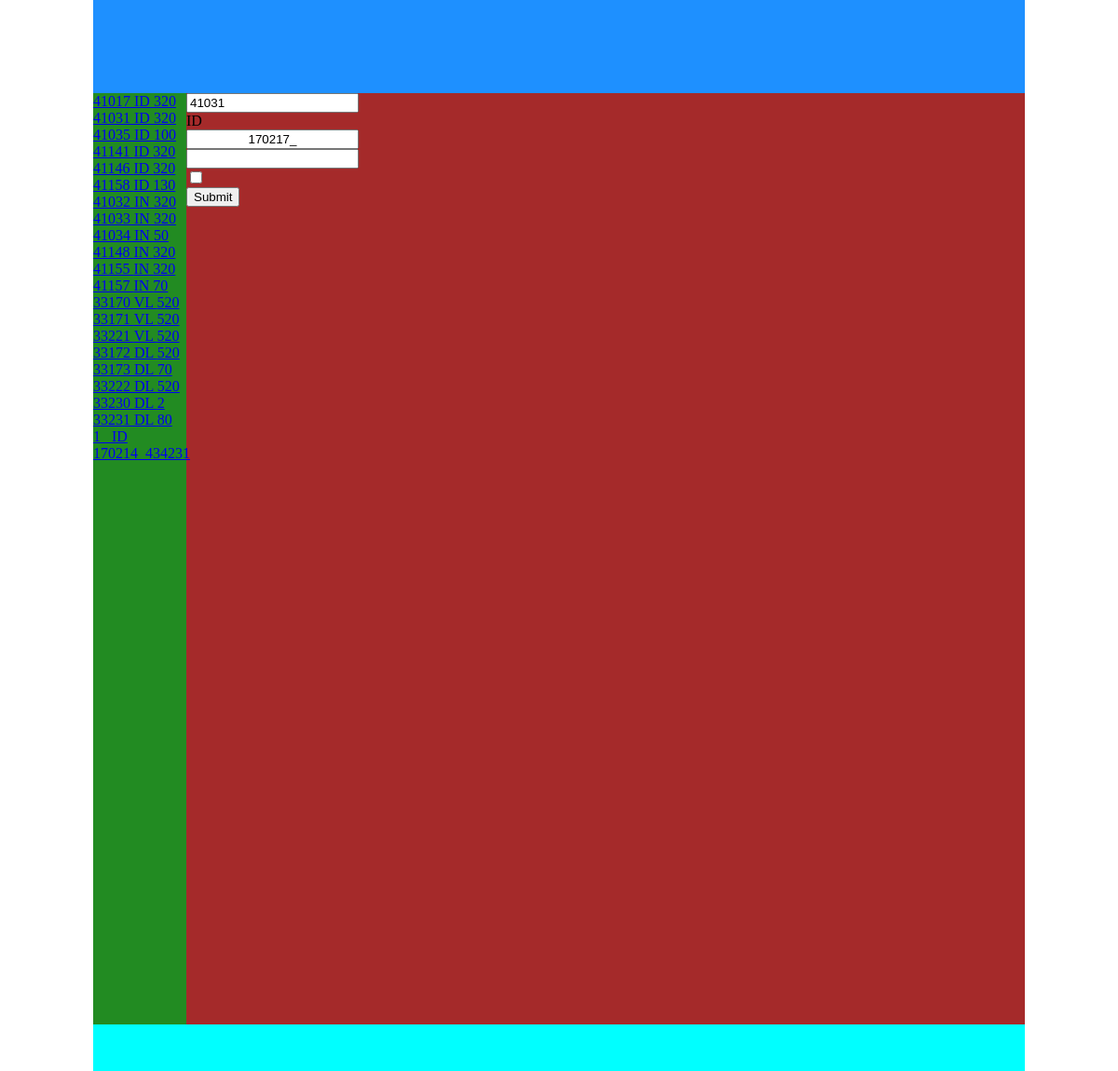
Page /?rez=41031&tip=ID&inc=FillJob.php on the committed database.
### tables this page shows
CREATE TABLE `rezervacija` (
  `brrezervacije` int(11) NOT NULL,
  `tip` tinyint(2) NOT NULL,
  `kolicina` mediumint(4) NOT NULL,
  `stanje` tinyint(1) DEFAULT '1',
  `datum` datetime DEFAULT NULL,
  PRIMARY KEY (`brrezervacije`,`tip`),
  KEY `tip` (`tip`),
  KEY `brrezervacije` (`brrezervacije`),
  CONSTRAINT `tip` FOREIGN KEY (`tip`) REFERENCES `tipovi` (`Id`)
);

CREATE TABLE `tipovi` (
  `Id` tinyint(2) NOT NULL AUTO_INCREMENT,
  `skraceno` varchar(4) DEFAULT NULL,
  `naziv` varchar(255) DEFAULT NULL,
  PRIMARY KEY (`Id`)
);

### htdocs/index.php (the view, shortened to what this page needs)
<!DOCTYPE html>
<html lang="en">
<head>
      <link href="Css/stil.css" rel="stylesheet" type="text/css" />
</head>
<body>
  <?php include "conDB.php";?>
   <div class="header">
   </div>
   <div class="content">
      <div class="navi">
         <div class="rez">
             <?php
             $rezervacije= "SELECT rezervacija.brrezervacije, tipovi.skraceno,rezervacija.kolicina FROM rezervacija INNER JOIN tipovi ON rezervacija.tip = tipovi.Id WHERE rezervacija.stanje=1";
             $g = mysqli_query($con,$rezervacije);
             while($r = mysqli_fetch_row ($g)){
                 echo "<div><a href='./?rez={$r[0]}&tip={$r[1]}&inc=FillJob.php'>{$r[0]} {$r[1]} {$r[2]}</a></div>";
             }
             ?>
         </div>
         <div class="rez">
            <?php
             $poslovi="SELECT DISTINCT posao.brposla, posao.hitan, tipovi.skraceno,posao.kolicina FROM posao INNER JOIN veza ON veza.brp = posao.id INNER JOIN rezervacija ON veza.brr = rezervacija.brrezervacije INNER JOIN tipovi ON rezervacija.tip = tipovi.Id WHERE rezervacija.stanje=2";
                 $g = mysqli_query($con,$poslovi);
             while($r = mysqli_fetch_row ($g)){
                 echo "<div> <a href='./?pos={$r[0]}&inc=mcf.php'>{$r[1]} {$r[2]} {$r[0]}</a></div>";
             }
                 ?>
         </div>
      </div>
      <div class="obr">
      </div>
   </div>
   <div class="footer">
   </div>
</body>
</html>

### htdocs/Css/stil.css (style rules this page uses)
body { margin: auto; width:1000px; }
.header { top:0px; height: 100px; background-color: dodgerblue; width :inherit; }
.content { width:inherit; background-color: brown; min-height: 1000px; }
.footer { bottom: 0px; background-color: aqua; height: 50px; width:inherit; }
.obr { margin-left: 100px; }
.navi { float: left; display: inline-block; width: 100px; background-color:forestgreen; min-height: inherit; }
.rez { width: inherit; height: auto; }

### rows in the picture
rezervacija: brrezervacije "41017", tip.skraceno "ID", kolicina "320"
rezervacija: brrezervacije "41031", tip.skraceno "ID", kolicina "320"
rezervacija: brrezervacije "41035", tip.skraceno "ID", kolicina "100"
rezervacija: brrezervacije "41141", tip.skraceno "ID", kolicina "320"
rezervacija: brrezervacije "41146", tip.skraceno "ID", kolicina "320"
rezervacija: brrezervacije "41158", tip.skraceno "ID", kolicina "130"
rezervacija: brrezervacije "41032", tip.skraceno "IN", kolicina "320"
rezervacija: brrezervacije "41033", tip.skraceno "IN", kolicina "320"
rezervacija: brrezervacije "41034", tip.skraceno "IN", kolicina "50"
rezervacija: brrezervacije "41148", tip.skraceno "IN", kolicina "320"
rezervacija: brrezervacije "41155", tip.skraceno "IN", kolicina "320"
rezervacija: brrezervacije "41157", tip.skraceno "IN", kolicina "70"
rezervacija: brrezervacije "33170", tip.skraceno "VL", kolicina "520"
rezervacija: brrezervacije "33171", tip.skraceno "VL", kolicina "520"
rezervacija: brrezervacije "33221", tip.skraceno "VL", kolicina "520"
rezervacija: brrezervacije "33172", tip.skraceno "DL", kolicina "520"
rezervacija: brrezervacije "33173", tip.skraceno "DL", kolicina "70"
rezervacija: brrezervacije "33222", tip.skraceno "DL", kolicina "520"
rezervacija: brrezervacije "33230", tip.skraceno "DL", kolicina "2"
rezervacija: brrezervacije "33231", tip.skraceno "DL", kolicina "80"

### other values in the picture
$r[1] "1_"
$r[2] "ID"
$r[0] "170214_434231"
$_GET['tip'] "ID"
